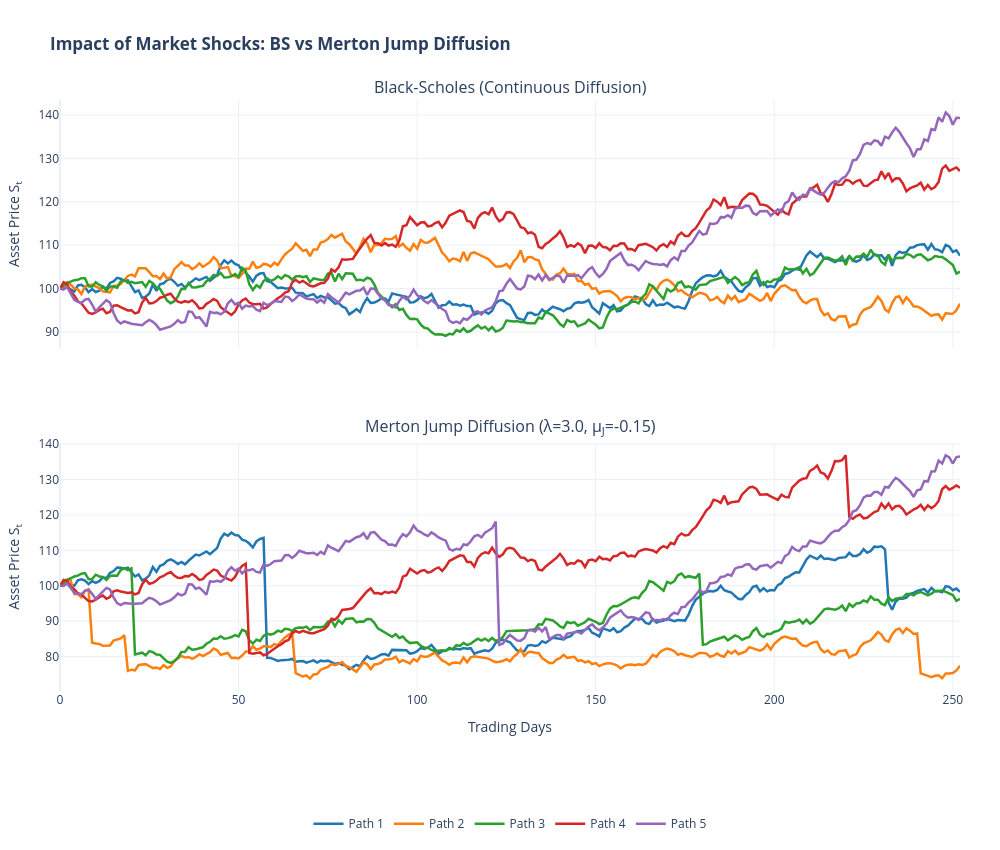

Source (notebook cell):
### Markdown cell above
## Imports and Setup

### Code cell
import numpy as np
import plotly.graph_objects as go
from plotly.subplots import make_subplots
import plotly.colors as pcolors

# --- 1. Simulation Parameters  ---
S0, T, r = 100, 1.0, 0.05
sigma, steps, n_paths = 0.15, 252, 5
dt = T / steps

# Merton Jump Parameters
lam = 3.0       # Expected jumps per year
mu_j = -0.15    # Mean jump size (15% drop)
delta = 0.10    # Jump volatility

# --- 2. Generate Paths  ---
np.random.seed(42)
Z = np.random.standard_normal((steps, n_paths)) # Continuous noise
N = np.random.poisson(lam * dt, (steps, n_paths)) # Jump counter
J = np.random.normal(mu_j, delta, (steps, n_paths)) # Jump sizes

# Black-Scholes Returns [cite: 598]
ret_bs = (r - 0.5 * sigma**2) * dt + sigma * np.sqrt(dt) * Z

# Merton Returns with compensator 'k' 
k = np.exp(mu_j + 0.5 * delta**2) - 1
ret_merton = (r - lam * k - 0.5 * sigma**2) * dt + sigma * np.sqrt(dt) * Z + N * J

S_bs = np.zeros((steps + 1, n_paths))
S_merton = np.zeros((steps + 1, n_paths))
S_bs[0], S_merton[0] = S0, S0

for t in range(1, steps + 1):
    S_bs[t] = S_bs[t-1] * np.exp(ret_bs[t-1])
    S_merton[t] = S_merton[t-1] * np.exp(ret_merton[t-1])

# --- 3. Initialize Vertical Subplots  ---
fig = make_subplots(
    rows=2, cols=1, 
    shared_xaxes=True,
    vertical_spacing=0.15, 
    subplot_titles=("Black-Scholes (Continuous Diffusion)", 
                    f"Merton Jump Diffusion (λ={lam}, μ<sub>J</sub>={mu_j})")
)

x_days = np.arange(steps + 1)
palette = pcolors.DEFAULT_PLOTLY_COLORS

# --- 4. Add Traces ---
for i in range(n_paths):
    color = palette[i % len(palette)]
    label = f"Path {i+1}"
    
    # Background Grey Layer (Non-interactive)
    fig.add_trace(go.Scatter(
        x=x_days, y=S_bs[:, i], mode='lines',
        line=dict(color='lightgrey', width=1),
        hoverinfo='skip', showlegend=False
    ), row=1, col=1)
    fig.add_trace(go.Scatter(
        x=x_days, y=S_merton[:, i], mode='lines',
        line=dict(color='lightgrey', width=1),
        hoverinfo='skip', showlegend=False
    ), row=2, col=1)

    # Foreground Colored Layer (Isolatable)
    # Left Subplot (BS)
    fig.add_trace(go.Scatter(
        x=x_days, y=S_bs[:, i], mode='lines',
        line=dict(color=color, width=2.5),
        name=label, legendgroup=label,
        hovertemplate='BS Price: %{y:.2f}<extra></extra>'
    ), row=1, col=1)
    
    # Right Subplot (Merton)
    fig.add_trace(go.Scatter(
        x=x_days, y=S_merton[:, i], mode='lines',
        line=dict(color=color, width=2.5),
        name=label, legendgroup=label,
        showlegend=False,
        hovertemplate='Merton Price: %{y:.2f}<extra></extra>'
    ), row=2, col=1)

# --- 5. Consolidated Layout Control ---
fig.update_layout(
    title="<b>Impact of Market Shocks: BS vs Merton Jump Diffusion</b>",
    
    # SPLIT HOVER: Independent boxes per graph
    hovermode="x", 
    hoversubplots="axis",
    
    # GRID & SPACING
    yaxis=dict(title="Asset Price S<sub>t</sub>", domain=[0.58, 1.0]), 
    yaxis2=dict(title="Asset Price S<sub>t</sub>", domain=[0.0, 0.42]),
    
    # X-AXIS SPIKES: Continuous vertical line tracking the cursor
    xaxis=dict(
        showspikes=True, spikemode="across", spikesnap="cursor",
        spikecolor="black", spikethickness=1, spikedash="dash"
    ),
    xaxis2=dict(
        title="Trading Days",
        showspikes=True, spikemode="across", spikesnap="cursor",
        unifiedhovertitle=dict(text="<b>Trading Day: %{x}</b>")
    ),
    
    # LEGEND: Bottom center with Isolation behavior
    legend=dict(
        orientation="h",
        yanchor="top",
        y=-0.2, 
        xanchor="center",
        x=0.5,
        itemclick="toggleothers", 
        itemdoubleclick="toggle"
    ),
    
    template='plotly_white',
    height=850,
    width=1000,
    margin=dict(l=60, r=40, t=100, b=100)
)

fig.show(config={'displayModeBar': False})

### Figure 1 — Plotly figure (JSON) as saved in the notebook; plotly's stock layout.template omitted (floating-point values rounded to 4 significant figures; data arrays with more than 128 entries replaced by an {"elided": "..."} marker saying what was removed)
{"data": [{"hoverinfo": "skip", "line": {"color": "lightgrey", "width": 1}, "mode": "lines", "showlegend": false, "type": "scatter", "x": {"elided": "253 int values"}, "xaxis": "x", "y": {"elided": "253 float values"}, "yaxis": "y"}, {"hoverinfo": "skip", "line": {"color": "lightgrey", "width": 1}, "mode": "lines", "showlegend": false, "type": "scatter", "x": {"elided": "253 int values"}, "xaxis": "x2", "y": {"elided": "253 float values"}, "yaxis": "y2"}, {"hovertemplate": "BS Price: %{y:.2f}<extra></extra>", "legendgroup": "Path 1", "line": {"color": "rgb(31, 119, 180)", "width": 2.5}, "mode": "lines", "name": "Path 1", "type": "scatter", "x": {"elided": "253 int values"}, "xaxis": "x", "y": {"elided": "253 float values"}, "yaxis": "y"}, {"hovertemplate": "Merton Price: %{y:.2f}<extra></extra>", "legendgroup": "Path 1", "line": {"color": "rgb(31, 119, 180)", "width": 2.5}, "mode": "lines", "name": "Path 1", "showlegend": false, "type": "scatter", "x": {"elided": "253 int values"}, "xaxis": "x2", "y": {"elided": "253 float values"}, "yaxis": "y2"}, {"hoverinfo": "skip", "line": {"color": "lightgrey", "width": 1}, "mode": "lines", "showlegend": false, "type": "scatter", "x": {"elided": "253 int values"}, "xaxis": "x", "y": {"elided": "253 float values"}, "yaxis": "y"}, {"hoverinfo": "skip", "line": {"color": "lightgrey", "width": 1}, "mode": "lines", "showlegend": false, "type": "scatter", "x": {"elided": "253 int values"}, "xaxis": "x2", "y": {"elided": "253 float values"}, "yaxis": "y2"}, {"hovertemplate": "BS Price: %{y:.2f}<extra></extra>", "legendgroup": "Path 2", "line": {"color": "rgb(255, 127, 14)", "width": 2.5}, "mode": "lines", "name": "Path 2", "type": "scatter", "x": {"elided": "253 int values"}, "xaxis": "x", "y": {"elided": "253 float values"}, "yaxis": "y"}, {"hovertemplate": "Merton Price: %{y:.2f}<extra></extra>", "legendgroup": "Path 2", "line": {"color": "rgb(255, 127, 14)", "width": 2.5}, "mode": "lines", "name": "Path 2", "showlegend": false, "type": "scatter", "x": {"elided": "253 int values"}, "xaxis": "x2", "y": {"elided": "253 float values"}, "yaxis": "y2"}, {"hoverinfo": "skip", "line": {"color": "lightgrey", "width": 1}, "mode": "lines", "showlegend": false, "type": "scatter", "x": {"elided": "253 int values"}, "xaxis": "x", "y": {"elided": "253 float values"}, "yaxis": "y"}, {"hoverinfo": "skip", "line": {"color": "lightgrey", "width": 1}, "mode": "lines", "showlegend": false, "type": "scatter", "x": {"elided": "253 int values"}, "xaxis": "x2", "y": {"elided": "253 float values"}, "yaxis": "y2"}, {"hovertemplate": "BS Price: %{y:.2f}<extra></extra>", "legendgroup": "Path 3", "line": {"color": "rgb(44, 160, 44)", "width": 2.5}, "mode": "lines", "name": "Path 3", "type": "scatter", "x": {"elided": "253 int values"}, "xaxis": "x", "y": {"elided": "253 float values"}, "yaxis": "y"}, {"hovertemplate": "Merton Price: %{y:.2f}<extra></extra>", "legendgroup": "Path 3", "line": {"color": "rgb(44, 160, 44)", "width": 2.5}, "mode": "lines", "name": "Path 3", "showlegend": false, "type": "scatter", "x": {"elided": "253 int values"}, "xaxis": "x2", "y": {"elided": "253 float values"}, "yaxis": "y2"}, {"hoverinfo": "skip", "line": {"color": "lightgrey", "width": 1}, "mode": "lines", "showlegend": false, "type": "scatter", "x": {"elided": "253 int values"}, "xaxis": "x", "y": {"elided": "253 float values"}, "yaxis": "y"}, {"hoverinfo": "skip", "line": {"color": "lightgrey", "width": 1}, "mode": "lines", "showlegend": false, "type": "scatter", "x": {"elided": "253 int values"}, "xaxis": "x2", "y": {"elided": "253 float values"}, "yaxis": "y2"}, {"hovertemplate": "BS Price: %{y:.2f}<extra></extra>", "legendgroup": "Path 4", "line": {"color": "rgb(214, 39, 40)", "width": 2.5}, "mode": "lines", "name": "Path 4", "type": "scatter", "x": {"elided": "253 int values"}, "xaxis": "x", "y": {"elided": "253 float values"}, "yaxis": "y"}, {"hovertemplate": "Merton Price: %{y:.2f}<extra></extra>", "legendgroup": "Path 4", "line": {"color": "rgb(214, 39, 40)", "width": 2.5}, "mode": "lines", "name": "Path 4", "showlegend": false, "type": "scatter", "x": {"elided": "253 int values"}, "xaxis": "x2", "y": {"elided": "253 float values"}, "yaxis": "y2"}, {"hoverinfo": "skip", "line": {"color": "lightgrey", "width": 1}, "mode": "lines", "showlegend": false, "type": "scatter", "x": {"elided": "253 int values"}, "xaxis": "x", "y": {"elided": "253 float values"}, "yaxis": "y"}, {"hoverinfo": "skip", "line": {"color": "lightgrey", "width": 1}, "mode": "lines", "showlegend": false, "type": "scatter", "x": {"elided": "253 int values"}, "xaxis": "x2", "y": {"elided": "253 float values"}, "yaxis": "y2"}, {"hovertemplate": "BS Price: %{y:.2f}<extra></extra>", "legendgroup": "Path 5", "line": {"color": "rgb(148, 103, 189)", "width": 2.5}, "mode": "lines", "name": "Path 5", "type": "scatter", "x": {"elided": "253 int values"}, "xaxis": "x", "y": {"elided": "253 float values"}, "yaxis": "y"}, {"hovertemplate": "Merton Price: %{y:.2f}<extra></extra>", "legendgroup": "Path 5", "line": {"color": "rgb(148, 103, 189)", "width": 2.5}, "mode": "lines", "name": "Path 5", "showlegend": false, "type": "scatter", "x": {"elided": "253 int values"}, "xaxis": "x2", "y": {"elided": "253 float values"}, "yaxis": "y2"}], "layout": {"annotations": [{"font": {"size": 16}, "showarrow": false, "text": "Black-Scholes (Continuous Diffusion)", "x": 0.5, "xanchor": "center", "xref": "paper", "y": 1, "yanchor": "bottom", "yref": "paper"}, {"font": {"size": 16}, "showarrow": false, "text": "Merton Jump Diffusion (λ=3.0, μ<sub>J</sub>=-0.15)", "x": 0.5, "xanchor": "center", "xref": "paper", "y": 0.425, "yanchor": "bottom", "yref": "paper"}], "height": 850, "hovermode": "x", "hoversubplots": "axis", "legend": {"itemclick": "toggleothers", "itemdoubleclick": "toggle", "orientation": "h", "x": 0.5, "xanchor": "center", "y": -0.2, "yanchor": "top"}, "margin": {"b": 100, "l": 60, "r": 40, "t": 100}, "title": {"text": "<b>Impact of Market Shocks: BS vs Merton Jump Diffusion</b>"}, "width": 1000, "xaxis": {"anchor": "y", "domain": [0, 1], "matches": "x2", "showspikes": true, "showticklabels": false, "spikecolor": "black", "spikedash": "dash", "spikemode": "across", "spikesnap": "cursor", "spikethickness": 1}, "xaxis2": {"anchor": "y2", "domain": [0, 1], "showspikes": true, "spikemode": "across", "spikesnap": "cursor", "title": {"text": "Trading Days"}, "unifiedhovertitle": {"text": "<b>Trading Day: %{x}</b>"}}, "yaxis": {"anchor": "x", "domain": [0.58, 1], "title": {"text": "Asset Price S<sub>t</sub>"}}, "yaxis2": {"anchor": "x2", "domain": [0, 0.42], "title": {"text": "Asset Price S<sub>t</sub>"}}}}
